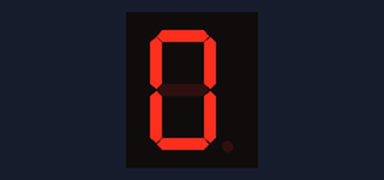
Bench run of a sketch on a simulated Arduino Uno, built with avr-gcc and run on an emulated ATmega328P. On the bench: 1-digit seven-segment display. Wiring (inferred from the names in the program): 1-digit 7-segment display, segments lit when HIGH: segments pin 2, pin 3, pin 4, pin 5, pin 6, pin 7, pin 8. The segment pins are drawn as the display they are named for.

Above: at 0.1 s.
At 10.1 s:
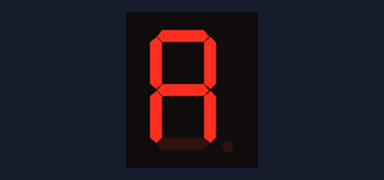
At 12.1 s:
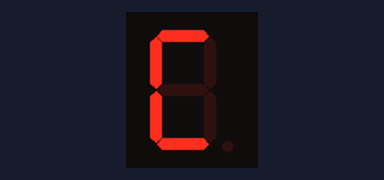
At 13.1 s:
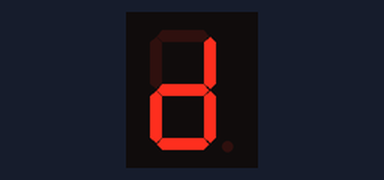
At 14.1 s:
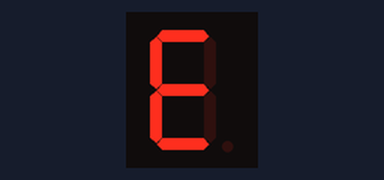
At 15.1 s:
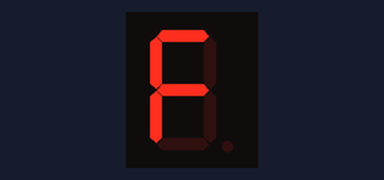

Measured:
- by itself, everything shown: repeats every 16.0 s, in 16 steps
- what the display in image 1 shows lasts 1.0 s, from 10.0 s to 11.0 s

The sketch:

Tema_6_6.ino
```cpp
// Constantes que asignan un segmento del display a un PIN de Arduino
#define SEG_A 2
#define SEG_B 3
#define SEG_C 4
#define SEG_D 5
#define SEG_E 6
#define SEG_F 7
#define SEG_G 8
#define SEG_DP 9


// Configuramos todos los pines para el display y los pulsadores
void setup() {
  for (int i=10; i<14; i++)
    pinMode(i, INPUT);
  for (int i=2; i<9; i++)
    pinMode(i, OUTPUT);
}


void loop() {
  // Realiza una cuenta creciente hasta 15, despues del 9 muestra desde la A hasta la F
  for (int contador = 0; contador < 16; contador++){
    imprime_7_segmentos(contador);
    delay(1000);
  }
}


// Funcion que indica los numeros del 1 al 9 y las letras de la A hasta la F
void imprime_7_segmentos(int num) {

  switch (num) {

    case 0:
      digitalWrite(SEG_A, HIGH);
      digitalWrite(SEG_B, HIGH);
      digitalWrite(SEG_C, HIGH);
      digitalWrite(SEG_D, HIGH);
      digitalWrite(SEG_E, HIGH);
      digitalWrite(SEG_F, HIGH);
      digitalWrite(SEG_G, LOW);
      break;

    case 1:
      digitalWrite(SEG_A, LOW);
      digitalWrite(SEG_B, HIGH);
      digitalWrite(SEG_C, HIGH);
      digitalWrite(SEG_D, LOW);
      digitalWrite(SEG_E, LOW);
      digitalWrite(SEG_F, LOW);
      digitalWrite(SEG_G, LOW);
      break;

    case 2:
      digitalWrite(SEG_A, HIGH);
      digitalWrite(SEG_B, HIGH);
      digitalWrite(SEG_C, LOW);
      digitalWrite(SEG_D, HIGH);
      digitalWrite(SEG_E, HIGH);
      digitalWrite(SEG_F, LOW);
      digitalWrite(SEG_G, HIGH);
      break;

    case 3:
      digitalWrite(SEG_A, HIGH);
      digitalWrite(SEG_B, HIGH);
      digitalWrite(SEG_C, HIGH);
      digitalWrite(SEG_D, HIGH);
      digitalWrite(SEG_E, LOW);
      digitalWrite(SEG_F, LOW);
      digitalWrite(SEG_G, HIGH);
      break;

    case 4:
      digitalWrite(SEG_A, LOW);
      digitalWrite(SEG_B, HIGH);
      digitalWrite(SEG_C, HIGH);
      digitalWrite(SEG_D, LOW);
      digitalWrite(SEG_E, LOW);
      digitalWrite(SEG_F, HIGH);
      digitalWrite(SEG_G, HIGH);
      break;

    case 5:
      digitalWrite(SEG_A, HIGH);
      digitalWrite(SEG_B, LOW);
      digitalWrite(SEG_C, HIGH);
      digitalWrite(SEG_D, HIGH);
      digitalWrite(SEG_E, LOW);
      digitalWrite(SEG_F, HIGH);
      digitalWrite(SEG_G, HIGH);
      break;

    case 6:
      digitalWrite(SEG_A, HIGH);
      digitalWrite(SEG_B, LOW);
      digitalWrite(SEG_C, HIGH);
      digitalWrite(SEG_D, HIGH);
      digitalWrite(SEG_E, HIGH);
      digitalWrite(SEG_F, HIGH);
      digitalWrite(SEG_G, HIGH);
      break;

    case 7:
      digitalWrite(SEG_A, HIGH);
      digitalWrite(SEG_B, HIGH);
      digitalWrite(SEG_C, HIGH);
      digitalWrite(SEG_D, LOW);
      digitalWrite(SEG_E, LOW);
      digitalWrite(SEG_F, LOW);
      digitalWrite(SEG_G, LOW);
      break;

    case 8:
      digitalWrite(SEG_A, HIGH);
      digitalWrite(SEG_B, HIGH);
      digitalWrite(SEG_C, HIGH);
      digitalWrite(SEG_D, HIGH);
      digitalWrite(SEG_E, HIGH);
      digitalWrite(SEG_F, HIGH);
      digitalWrite(SEG_G, HIGH);
      break;

    case 9:
      digitalWrite(SEG_A, HIGH);
      digitalWrite(SEG_B, HIGH);
      digitalWrite(SEG_C, HIGH);
      digitalWrite(SEG_D, LOW);
      digitalWrite(SEG_E, LOW);
      digitalWrite(SEG_F, HIGH);
      digitalWrite(SEG_G, HIGH);
      break;

    case 10:
      digitalWrite(SEG_A, HIGH);
      digitalWrite(SEG_B, HIGH);
      digitalWrite(SEG_C, HIGH);
      digitalWrite(SEG_D, LOW);
      digitalWrite(SEG_E, HIGH);
      digitalWrite(SEG_F, HIGH);
      digitalWrite(SEG_G, HIGH);
      break;

     case 11:
      digitalWrite(SEG_A, LOW);
      digitalWrite(SEG_B, LOW);
      digitalWrite(SEG_C, HIGH);
      digitalWrite(SEG_D, HIGH);
      digitalWrite(SEG_E, HIGH);
      digitalWrite(SEG_F, HIGH);
      digitalWrite(SEG_G, HIGH);
      break;

     case 12:
      digitalWrite(SEG_A, HIGH);
      digitalWrite(SEG_B, LOW);
      digitalWrite(SEG_C, LOW);
      digitalWrite(SEG_D, HIGH);
      digitalWrite(SEG_E, HIGH);
      digitalWrite(SEG_F, HIGH);
      digitalWrite(SEG_G, LOW);
      break;

    case 13:
      digitalWrite(SEG_A, LOW);
      digitalWrite(SEG_B, HIGH);
      digitalWrite(SEG_C, HIGH);
      digitalWrite(SEG_D, HIGH);
      digitalWrite(SEG_E, HIGH);
      digitalWrite(SEG_F, LOW);
      digitalWrite(SEG_G, HIGH);
      break;

    case 14:
      digitalWrite(SEG_A, HIGH);
      digitalWrite(SEG_B, LOW);
      digitalWrite(SEG_C, LOW);
      digitalWrite(SEG_D, HIGH);
      digitalWrite(SEG_E, HIGH);
      digitalWrite(SEG_F, HIGH);
      digitalWrite(SEG_G, HIGH);
      break;

     case 15:
      digitalWrite(SEG_A, HIGH);
      digitalWrite(SEG_B, LOW);
      digitalWrite(SEG_C, LOW);
      digitalWrite(SEG_D, LOW);
      digitalWrite(SEG_E, HIGH);
      digitalWrite(SEG_F, HIGH);
      digitalWrite(SEG_G, HIGH);
      break;

    default:
      digitalWrite(SEG_A, LOW);
      digitalWrite(SEG_B, LOW);
      digitalWrite(SEG_C, LOW);
      digitalWrite(SEG_D, LOW);
      digitalWrite(SEG_E, LOW);
      digitalWrite(SEG_F, LOW);
      digitalWrite(SEG_G, LOW);
      break;
    }
}
```
